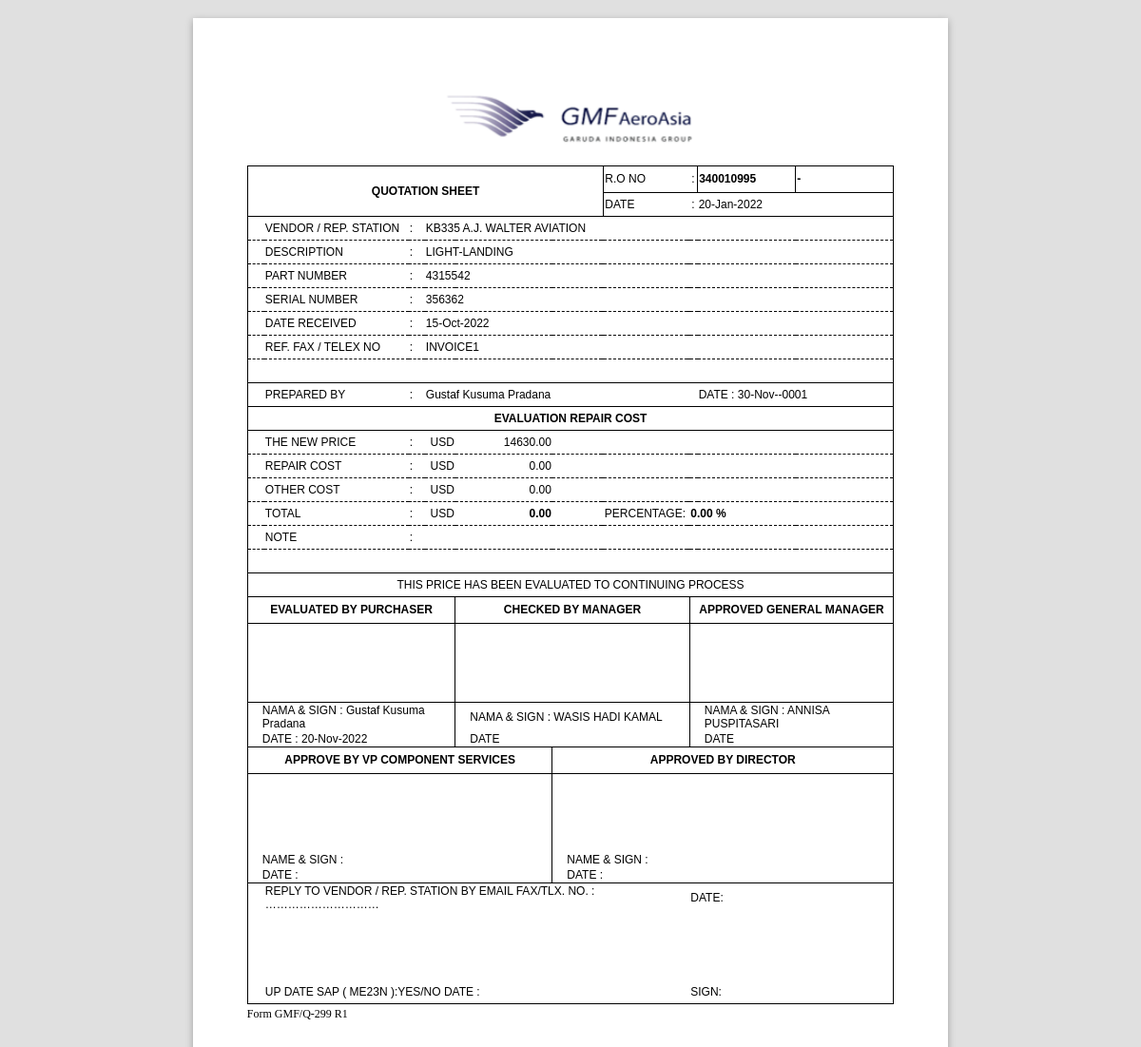
Screenshot of /pages/forms/ca_sheet.php?id=33 with the database file from the repository.
### tables this page shows
CREATE TABLE `master_order` (
  `id_order` int(100) NOT NULL,
  `serv_status` varchar(20) NOT NULL,
  `entry_date` date NOT NULL,
  `req_scheme` varchar(10) NOT NULL,
  `tracking_no` varchar(10) NOT NULL,
  `po_number` varchar(10) NOT NULL,
  `part_number` varchar(50) NOT NULL,
  `description` varchar(100) NOT NULL,
  `qty` varchar(5) DEFAULT '1',
  `pr` varchar(10) NOT NULL,
  `aircraft` varchar(6) NOT NULL,
  `note` text NOT NULL,
  `vendor` varchar(50) NOT NULL,
  `repair_tat` varchar(100) NOT NULL,
  `po_date` date NOT NULL,
  `awb_in` varchar(15) DEFAULT '',
  `awb_date` date NOT NULL,
  `eta` date NOT NULL,
  `inbound` varchar(9) NOT NULL,
  `gr_date` date NOT NULL,
  `serial_number` varchar(30) NOT NULL,
  `serv_batch` char(10) NOT NULL,
  `date_store` date NOT NULL,
  `pn_out` varchar(30) NOT NULL,
  `sn_out` varchar(30) NOT NULL,
  `core_batch` char(10) NOT NULL,
  `shipment_order_date` date NOT NULL,
  `awb_out` varchar(15) NOT NULL,
  `awb_out_date` date NOT NULL,
  `core_cond` varchar(13) NOT NULL,
  `created_by` varchar(50) NOT NULL,
  `ca_date` date NOT NULL,
  `invoice` varchar(20) NOT NULL,
  `repair_cost` decimal(10,2) NOT NULL DEFAULT 0.00,
  `other_cost` decimal(10,2) NOT NULL DEFAULT 0.00,
  `total_cost` decimal(10,2) NOT NULL DEFAULT 0.00,
  `ca_app_date` date NOT NULL,
  `tat_po` varchar(4) NOT NULL DEFAULT '0',
  `sla_vendor` varchar(7) NOT NULL,
  `tat_gr` varchar(10) NOT NULL,
  `tat_core` varchar(5) NOT NULL,
  `payment_ref` varchar(20) NOT NULL,
  `payment_date` date NOT NULL
);

CREATE TABLE `pn_database` (
  `part_number` varchar(50) NOT NULL,
  `description` varchar(100) DEFAULT NULL,
  `ata` varchar(2) DEFAULT NULL,
  `pn_newprice` decimal(10,2) NOT NULL DEFAULT 0.00
);

### pages/forms/ca_sheet.php (the view, shortened to what this page needs)
<?php
  include('../../conf/conn.php');
  $id = $_GET['id'];
  $datas = mysqli_query($koneksi, "SELECT * FROM master_order WHERE id_order='$id'") or die(mysqli_error($koneksi));
  $row_view = mysqli_fetch_assoc($datas)
?>
<!DOCTYPE html>
<html lang="en">
<head>
    <link rel="stylesheet" href="../../plugins/paper.css">
</head>
<body class="A4">
<section class="sheet padding-15mm">
    <img class="logo_gmf" src="../../dist/img/gmfaeroasia.PNG"></img>
    <table class="table1" width="100%">
        <tr>
            <td class="table1" rowspan="2" colspan="7" style="text-align: center; "><b>QUOTATION SHEET</b></td>
            <td colspan="3" style="width:100px ;">R.O NO</td>
            <td style="width:5px ;">:</td>
            <td class="table1" style="width:100px ; text-align:left;"><b><?php echo $row_view['po_number']; ?></b></td>
            <td class="table1" style="width:100px ; text-align:left;"><b><?php echo $row_view['tracking_no']; ?></b></td>
        </tr>
        <?php
         $original_entry_date = $row_view['entry_date'];
         $new_entry_date = date("d-M-Y", strtotime($original_entry_date));
        ?>
        <tr class="table1" >
            <td colspan="3">DATE</td>
            <td>:</td>
            <td colspan="2"><?php echo $new_entry_date; ?></td>
        </tr>
        <tr class="table_dashed">
            <td style="width: 15px;"></td>
            <td style="width: 150px;">VENDOR / REP. STATION</td>
            <td style="width: 15px;">:</td>
            <td colspan="5"><?php echo $row_view['vendor']; ?></td>
            <td colspan="5"></td>
        </tr>
        <tr class="table_dashed">
            <td></td>
            <td>DESCRIPTION</td>
            <td>:</td>
            <td colspan="7"><?php echo $row_view['description']; ?></td>
            <td colspan="3"></td>
        </tr>
        <tr class="table_dashed">
            <td></td>
            <td>PART NUMBER</td>
            <td>:</td>
            <td colspan="7"><?php echo $row_view['pn_out']; ?></td>
            <td colspan="3"></td>
        </tr>
        <tr class="table_dashed">
            <td></td>
            <td>SERIAL NUMBER</td>
            <td>:</td>
            <td colspan="7"><?php echo $row_view['sn_out']; ?></td>
            <td colspan="3"></td>
        </tr>
        <?php
         $original_awb_out_date = $row_view['awb_out_date'];
         $new_awb_out_date = date("d-M-Y", strtotime($original_awb_out_date));
        ?>
        <tr class="table_dashed">
            <td></td>
            <td>DATE RECEIVED</td>
            <td>:</td>
            <td colspan="7"><?php echo $new_awb_out_date; ?></td>
            <td colspan="3"></td>
        </tr>
        <tr class="table_dashed">
            <td></td>
            <td>REF. FAX / TELEX NO</td>
            <td>:</td>
            <td colspan="7"><?php echo $row_view['invoice']; ?></td>
            <td colspan="3"></td>
        </tr>
        <tr class="table_dashed">
            <td></td>
            <td></td>
            <td></td>
            <td colspan="7"></td>
            <td colspan="3"></td>
        </tr>
        <?php
         $original_ca_date = $row_view['ca_date'];
         $new_ca_date = date("d-M-Y", strtotime($original_ca_date));
        ?>
        <tr class="table1">
            <td></td>
            <td>PREPARED BY</td>
            <td>:</td>
            <td colspan="4"><?php echo $row_view['created_by']; ?></td>
            <td colspan="4"></td>
            <td colspan="2">DATE :  <?php echo $new_ca_date; ?></td>
        </tr>
        <tr class="table1">
            <td colspan="13" style="text-align:center;"><b>EVALUATION REPAIR COST</b></td>
        </tr>
        <?php
        $pn_out_database = $row_view['pn_out'];
        $datas2 = mysqli_query($koneksi, "SELECT * FROM pn_database WHERE part_number='$pn_out_database'") or die(mysqli_error($koneksi));
        $row_view2 = mysqli_fetch_assoc($datas2)
        ?>
        <tr class="table_dashed">
            <td></td>
            <td>THE NEW PRICE</td>
            <td>:</td>
            <td style="width:30px ; text-align:right;">USD</td>
            <td style="text-align:right; width:100px;"><?php echo $row_view2['pn_newprice']; ?></td>
            <td style="width:50px ;"></td>
            <td colspan="7"></td>
        </tr>
        <tr class="table_dashed">
            <td></td>
            <td>REPAIR COST</td>
            <td>:</td>
            <td style="width:25px ; text-align:right;">USD</td>
            <td style="text-align:right; width:100px;"><?php echo $row_view['repair_cost']; ?></td>
            <td style="width:50px ;"></td>
            <td colspan="7"></td>
        </tr>
        <tr class="table_dashed">
            <td></td>
            <td>OTHER COST</td>
            <td>:</td>
            <td style="width:25px ; text-align:right;">USD</td>
            <td style="text-align:right; width:100px;"><?php echo $row_view['other_cost']; ?></td>
            <td style="width:50px ;"></td>
            <td colspan="7"></td>
        </tr>
        <tr class="table_dashed">
            <td></td>
            <td>TOTAL</td>
            <td>:</td>
            <td style="width:25px ; text-align:right;">USD</td>
            <td style="text-align:right; width:100px;"><b><?php echo $row_view['total_cost']; ?></b></td>
            <td style="width:50px ;"></td>
            <td></td>
            <td>PERCENTAGE:</td>
            <td></td>
            <td colspan="4"><b>
            <?php
            $percentage = $row_view['total_cost'];
            $totalWidth = $row_view2['pn_newprice'];
            $new_width = ($percentage / $totalWidth) * 100;
            echo number_format((float)$new_width, 2, '.', ''); ?> %
            </b></td>
        </tr>
        <tr class="table_dashed">
            <td></td>
            <td>NOTE</td>
            <td>:</td>
            <td style="width:25px ; text-align:right;"></td>
            <td style="text-align:right; width:100px;"></td>
            <td style="width:50px ;"></td>
            <td colspan="7"></td>
        </tr>
        <tr class="table_dashed">
            <td></td>
            <td></td>
            <td></td>
            <td style="width:25px ; text-align:right;"></td>
            <td style="text-align:right; width:100px;"></td>
            <td style="width:50px ;"></td>
            <td colspan="7"></td>
        </tr>
        <tr class="table1">
            <td colspan="13" style="text-align:center;">THIS PRICE HAS BEEN EVALUATED TO CONTINUING PROCESS</td>
        </tr>
        <tr>
            <td class="table1" colspan="4" style="text-align: center;"><b>EVALUATED BY PURCHASER</b></td>
            <td class="table1" colspan="5" style="text-align: center;"><b>CHECKED BY MANAGER</b></td>
            <td class="table1" colspan="4" style="text-align: center;"><b>APPROVED GENERAL MANAGER</b></td>
        </tr>
        <tr>
            <td class="table1" colspan="4" style="text-align: center; height:80px;"></td>
            <td class="table1" colspan="5" style="text-align: center; height:80px;"></td>
            <td class="table1" colspan="4" style="text-align: center; height:80px;"></td>
        </tr>
        <tr>
            <td colspan="4" style="text-align: left; border-right: 1px solid black; padding-left: 15px;">NAMA & SIGN  : <?php echo $row_view['created_by']; ?></td>
            <td colspan="5" style="text-align: left; padding-left: 15px;">NAMA & SIGN  : WASIS HADI KAMAL</td>
            <td colspan="4" style="text-align: left; padding-left: 15px; border-left: 1px solid black;">NAMA & SIGN  : ANNISA PUSPITASARI</td>
        </tr>
        <tr>
            <td colspan="4" style="text-align: left; padding-left: 15px; border-right: 1px solid black;">DATE : <?php echo date('d-M-Y'); ?></td>
            <td colspan="5" style="text-align: left; padding-left: 15px;">DATE</td>
            <td colspan="4" style="text-align: left; padding-left: 15px;border-left: 1px solid black;">DATE</td>
        </tr>
        <tr>
            <td colspan="5" class="table1" style="text-align: center;"><b>APPROVE BY VP COMPONENT SERVICES</b></td>
            <td colspan="8" class="table1" style="text-align: center;"><b>APPROVED BY DIRECTOR</b></td>
        </tr>
        <tr>
            <td colspan="5" style="text-align: center; border-right: 1px solid black; height:80px;"></td>
            <td colspan="8" style="text-align: center;"></td>
        </tr>
        <tr>
            <td colspan="5" style="text-align: left; border-right: 1px solid black; padding-left: 15px;">NAME & SIGN : </td>
            <td colspan="8" style="text-align: left; border-right: 1px solid black; padding-left: 15px;">NAME & SIGN : </td>
        </tr>
        <tr>
            <td colspan="5" style="text-align: left; border-right: 1px solid black; padding-left: 15px;">DATE : </td>
            <td colspan="8" style="text-align: left; padding-left: 15px;">DATE : </td>
        </tr>
        <tr style="height:25px; border-top:1px solid black;">
            <td></td>
            <td colspan="8">REPLY TO VENDOR / REP. STATION BY EMAIL FAX/TLX. NO. : …………………………</td>
            <td colspan="4">DATE:</td>
        </tr>
        <tr style="height:25px;">
            <td style="height: 70px;"></td>
            <td colspan="8"></td>
            <td colspan="4"></td>
        </tr>
        <tr style="height:25px;">
            <td></td>
            <td colspan="8">UP DATE  SAP ( ME23N ):YES/NO  DATE :</td>
            <td colspan="4">SIGN:</td>
        </tr>
    </table>
    <a style="font-size: 12px;">Form GMF/Q-299 R1</a>
</section>
</body>
</html>

### pages/forms/ca_sheet.php (style rules this page uses)
.table1 { border: 1px solid black; border-collapse: collapse; font-size: 12px; height: 25px; font-family: 'Gill Sans', 'Gill Sans MT', Calibri, 'Trebuchet MS', sans-serif; }
.table_dashed { border: 1px dashed black; border-collapse: collapse; font-size: 12px; height: 25px; font-family: 'Gill Sans', 'Gill Sans MT', Calibri, 'Trebuchet MS', sans-serif; }
.logo_gmf { display: block; margin-left: auto; margin-right: auto; width: 40%; padding: 20px; }

### rows the page displays
master_order: po_number "340010995", tracking_no "-", entry_date "20-Jan-2022", vendor "KB335 A.J. WALTER AVIATION", description "LIGHT-LANDING", pn_out "4315542", sn_out "356362", awb_out_date "15-Oct-2022", invoice "INVOICE1", created_by "Gustaf Kusuma Pradana", ca_date "30-Nov--0001", repair_cost "0.00", other_cost "0.00", total_cost "0.00"
pn_database: pn_newprice "14630.00"
